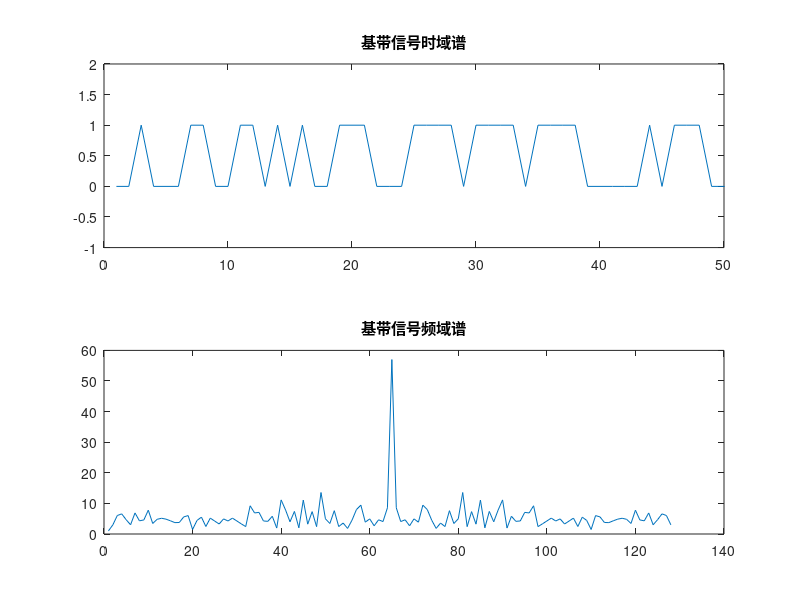
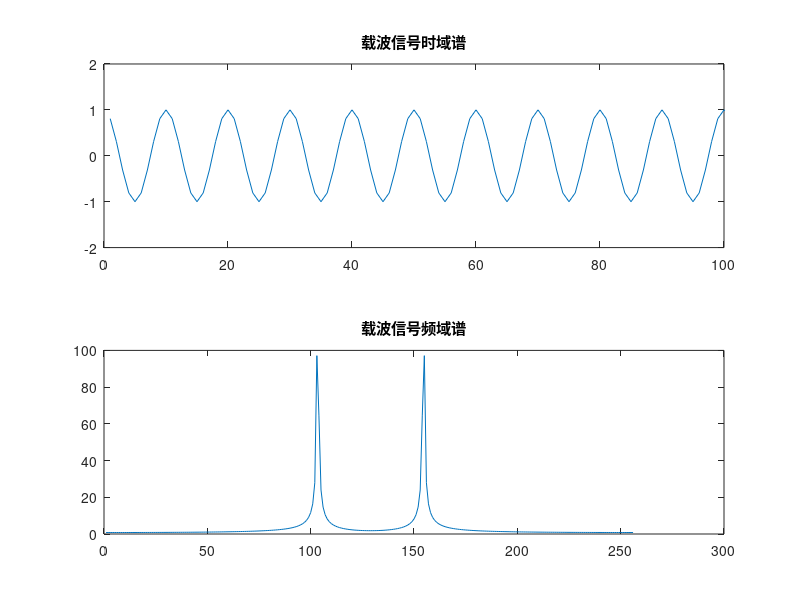

Write MATLAB code to recreate these figures, in order. (Note: this script raises an error after producing the figures.)
clc;clear; close all
Fc=36;
Fs=360;
Fd=20;
t=1/360:1/360:20;
x=ceil(rand(1,100000)-0.5);
FFT1=abs(fft(x,128));
figure(1)
subplot(211);
plot(x);
title("基带信号时域谱")
axis([0 50 -1 2])
subplot(212)
plot(fftshift(abs(FFT1)))
title("基带信号频域谱")

carry=cos(2*pi*Fc*t);
FFT2=abs(fft(carry,256));
figure(2)
subplot(211)
plot(carry)
title("载波信号时域谱")
axis([0 100 -2 2])
subplot(212)
plot(fftshift(abs(FFT2)))
title("载波信号频域谱")

y=dmod(x,Fc,Fd,Fs,'psk',2);
FFT3=abs(fft(y,256));
figure(3)
subplot(211)
plot(y)
title('调制信号时域谱');
axis([0 200 -2 2])
subplot(212)
plot(fftshift(abs(FFT3)));
title('调制信号频域谱');

z=ddemod(y,Fc,Fd,Fs,'psk',2);
FFT4=abs(fft(z,64))
figure(4);
subplot(211);
plot(z);
title('解调信号时域谱');
axis([0 50 -1 2])
subplot(212)
plot(fftshift(abs(FFT4)));
title('解调信号频域谱');

Ynt1=awgn(y,6);
YNT1=abs(fft(Ynt1,256));
figure(5)
subplot(211)
plot(Ynt1);
title('SNR为6的高斯白噪声调制信号时域谱');
axis([0 50 -2 2])
subplot(212)
plot(fftshift(YNT1));
title('SNR为6的高斯白噪声调制信号频域谱');

z1=ddemod(Ynt1,Fc,Fd,Fs,'ask',2);
Z1=abs(fft(z1,256));
figure(6)
subplot(211)
plot(z1);
title('加入SNR为6的高斯白噪声解调信号时域谱');
axis([0 50 -1 2])
subplot(212)
plot(fftshift(Z1))
title('加入SNR为6的高斯白噪声解调信号频域谱');

Ynt2=awgn(y,-2);
YNT2=abs(fft(Ynt2,256));
figure(7)
subplot(211)
plot(Ynt2);
title('SNR为-2的高斯白噪声调制信号时域谱');
axis([0 50 -4 4])
subplot(212)
plot(fftshift(YNT2));
title('SNR为-2的高斯白噪声调制信号频域谱');

z2=ddemod(Ynt2,Fc,Fd,Fs,'ask',2);
Z2=abs(fft(z2,256));
figure(8)
subplot(211)
plot(z2);
title('加入SNR为-2的高斯白噪声解调信号时域谱');
axis([0 50 -1 2])
subplot(212)
plot(fftshift(Z2))
title('加入SNR为-2的高斯白噪声解调信号频域谱');

SNR=-10:2;
for i=1:length(SNR) 
    Ynt3=awgn(y,SNR(i));	%加入高斯小噪声，信噪比从-10dB到10dB
Z=ddemod(Ynt3,Fc,Fd,Fs,'psk',2); %调用数字带通解调函数ddemod对加噪声信号进行解调
[br, Pe(i)]=symerr(x,Z);%对解调后加大噪声信号误码分析，br为符号误差数，Pe(i)为符号误差率
end
figure(9)
semilogy(SNR,Pe);			% 调用semilogy函数绘制信噪比与误码率的关系曲线
xlabel('信噪比 SNR(r/dB)');
ylabel('误码率 Pe');
title('信噪比与误码率的关系');
%axis([-10 2 0 1])
grid on
y1=dmodce(x, Fd,Fs,'psk',2);
scatterplot(y1)